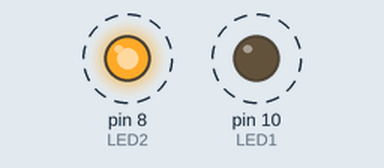
Bench run of a sketch on a simulated Arduino Uno, built with avr-gcc and run on an emulated ATmega328P. Shown: output pins drawn as LEDs (lit = HIGH). Dashed ring = blinking.

Above: at 0.1 s.
Timing chart, 0 to 3.0 s (numbered marks = the images above):
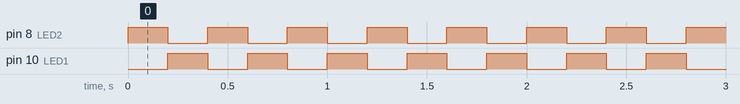

Measured:
- by itself, pin 8 (LED2), pin 10 (LED1): alternates HIGH for 0.20 s and LOW for 0.20 s

The sketch:

blink_led.ino
```cpp
#define LED1 10
#define LED2 8
#define DELAY_TIME 200

// LED 2개가 서로 번결아가며 점멸을 반복하는 코드
void setup() {
  // 핀 번호 설정
  pinMode(LED1, OUTPUT);
  pinMode(LED2, OUTPUT);
}

void loop() {
  // 두 LED가 일정 시간을 두고 점멸을 반복함
  digitalWrite(LED1, LOW);
  digitalWrite(LED2, HIGH);
  delay(DELAY_TIME);
  digitalWrite(LED1, HIGH);
  digitalWrite(LED2, LOW);
  delay(DELAY_TIME);
}
```
